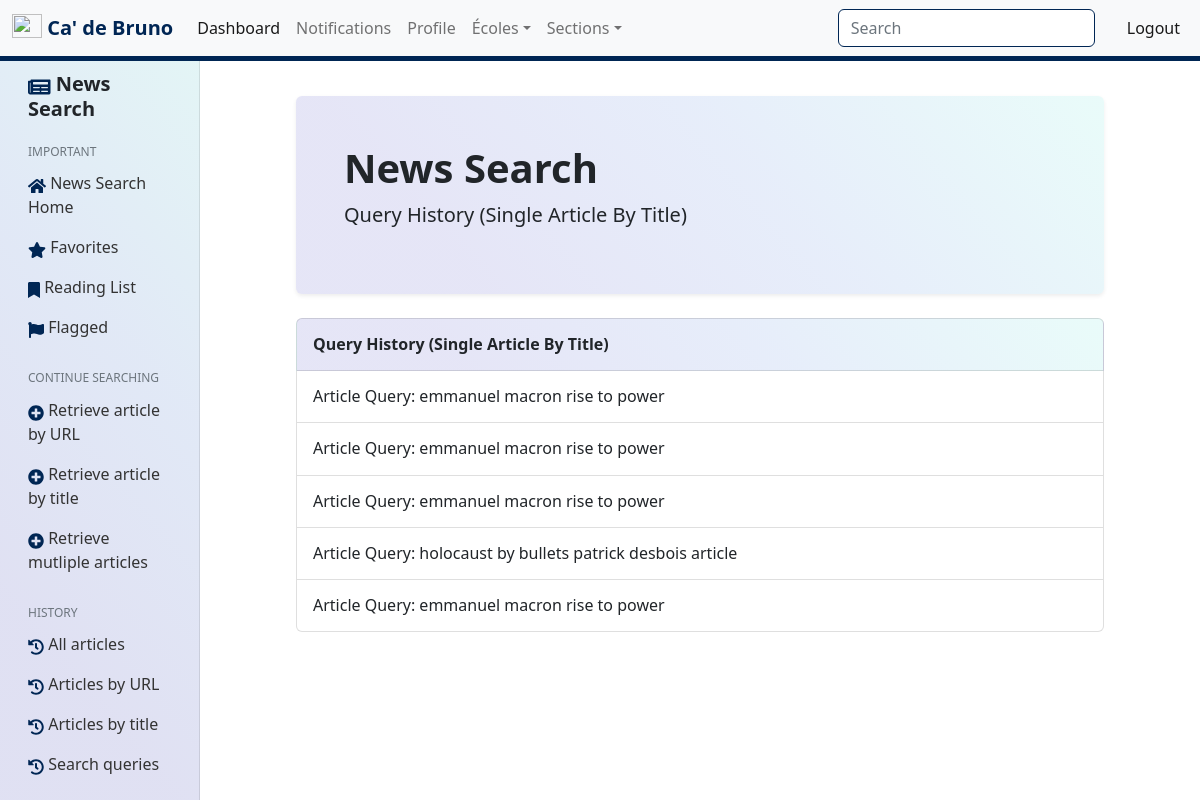
The page /news/bml74/article/title/ (signed in) on the database its author committed.
### news/models.py (models this page shows, shortened)
class ArticleByTitle(models.Model):
    query = models.CharField(max_length=255) # NOT IN ArticleByURL
    other_source = models.CharField(max_length=100, default="", blank=True) # NOT IN ArticleByURL
    URL = models.URLField(default=SET_DEFAULT_FIELD()) # Also in ArticleByURL
    title = models.CharField(default=SET_DEFAULT_FIELD(), max_length=255) # Also in ArticleByURL
    article_source = models.CharField(default=SET_DEFAULT_FIELD(), max_length=255) # Also in ArticleByURL
    page_title = models.CharField(default=SET_DEFAULT_FIELD(), max_length=255) # Also in ArticleByURL
    article_description = models.TextField(default=SET_DEFAULT_FIELD()) # Also in ArticleByURL
    domain_source = models.CharField(max_length=255, default=SET_DEFAULT_FIELD()) # Also in ArticleByURL
    domain_full = models.CharField(max_length=255, default=SET_DEFAULT_FIELD()) # Also in ArticleByURL
    text = models.TextField(default=SET_DEFAULT_FIELD()) # Also in ArticleByURL
    date_searched = models.DateTimeField(auto_now_add=True) # Also in ArticleByURL
    article_published_date = models.CharField(blank=True, max_length=255)  # Also in ArticleByURL
    article_author = models.CharField(blank=True, max_length=255)  # Also in ArticleByURL
    google_url = models.CharField(max_length=1023, default="") # NOT IN ArticleByURL
    article_searched_by = models.CharField(default="title", max_length=15) # Also in ArticleByURL
    searcher = models.ForeignKey(User, on_delete=models.CASCADE) # Also in ArticleByURL
    source = models.ForeignKey(Source, on_delete=models.SET_NULL, null=True, blank=True)
    article_by_title_stars = models.ManyToManyField( # Also in ArticleByURL
        User,
        related_name="article_by_title_stars",
        default=None,
        blank=True
    )
    article_by_title_bookmarks = models.ManyToManyField(  # Also in ArticleByURL
        User,
        related_name="article_by_title_bookmarks",
        default=None,
        blank=True
    )
    article_by_title_flags = models.ManyToManyField(  # Also in ArticleByURL
        User,
        related_name="article_by_title_flags",
        default=None,
        blank=True
    )

### news/views.py (the view)
# urls.py: path('<str:username>/article/title/', views.ArticleByTitleListView.as_view(), name='news-article-user-search-list-by-title'),
class ArticleByTitleListView(LoginRequiredMixin, UserPassesTestMixin, ListView): # ListView
    model = ArticleByTitle
    template_name = 'news/article_history.html'
    context_object_name = 'items'
    ordering = ['-date_searched']
    def get_queryset(self):
        user = get_object_or_404(User, username=self.kwargs.get('username'))
        return ArticleByTitle.objects.filter(searcher=user).order_by('-date_searched')
    def test_func(self):
        if not self.request.user.groups.filter(name='News Search').exists():
            return False
        searcher = get_object_or_404(User, username=self.kwargs.get('username'))
        articles_by_url = ArticleByTitle.objects.filter(searcher=searcher)
        print(f"Searcher: {searcher.username}")
        print(f"User: {self.request.user.username}")
        if len(articles_by_url) > 0:
            if str(articles_by_url[0].searcher) == str(self.request.user.username):
                return True
        elif len(articles_by_url) == 0:
            return False
        else:
            return False
    def get_context_data(self, **kwargs):
        context = super(ArticleByTitleListView, self).get_context_data(**kwargs)
        context.update({'search_article_by': "single_article"})
        return context

### malagosto/templatetags/auth_extras.py (called while the page is built)
@register.filter(name='has_group')
def has_group(user, group_name):
    group = Group.objects.get(name=group_name)
    return True if group in user.groups.all() else False

### templates/news/article_history.html (shortened to what this page needs)
{% extends 'news/base.html' %}
{% load static %}
{% load humanize %}
{% block main_content_container %}
                <div class="row mb-4">
                    <div class="col-lg-12">
                        <div class="bg-lin-grad rounded shadow-sm p-5 rounded">
                            <h1 class="fw-bold">News Search</h1>
                            {% if search_article_by == "url" %}
                                <p class="lead">Query History (Single Article By URL)</p>
                            {% elif search_article_by == "single_article" %}
                                <p class="lead">Query History (Single Article By Title)</p>
                            {% elif search_article_by == "multiple_articles" %}
                                <p class="lead">Query History (Multiple Articles By Title)</p>
                            {% else %}
                                My Search History
                            {% endif %}
                        </div>
                    </div>
                </div>
                <div class="row mb-4">
                    <div class="col-lg-12">
                        <div class="list-group w-auto">
                            <div class="list-group-item list-group-item-action d-flex gap-3 py-3 w-100 bg-lin-grad" aria-current="true">
                                <div class="d-flex gap-2 w-100 justify-content-between">
                                  <div>
                                    <h6 class="mb-0 fw-bold">
                                        {% if search_article_by == "url" %}
                                            Query History (Single Article By URL)
                                        {% elif search_article_by == "single_article" %}
                                            Query History (Single Article By Title)
                                        {% elif search_article_by == "multiple_articles" %}
                                            Query History (Multiple Articles By Title)
                                        {% else %}
                                            My Search History
                                        {% endif %}
                                    </h6>
                                  </div>
                                </div>
                            </div>
                            {% for article in items %}
                                    {% if article.URL and not article.query %}
                                            <a href="{% url 'news-article-detail-by-url' article.id %}" class="list-group-item list-group-item-action d-flex gap-3 py-3 w-100" aria-current="true">
                                                <div class="d-flex gap-2 w-100 justify-content-between">
                                                    <div>
                                                    <h6 class="mb-0">URL Query: {{ article.URL }}</h6>
                                                    </div>
                                                </div>
                                            </a>
                                    {% elif article.query and article.URL %}
                                            <a href="{% url 'news-article-detail-by-title' article.id %}" class="list-group-item list-group-item-action d-flex gap-3 py-3 w-100" aria-current="true">
                                                <div class="d-flex gap-2 w-100 justify-content-between">
                                                    <div>
                                                    <h6 class="mb-0">Article Query: {{ article.query }}</h6>
                                                    </div>
                                                </div>
                                            </a>
                                    {% endif %}
                            {% endfor %}
                        </div>
                    </div>
                </div>
{% endblock main_content_container %}

### templates/base/base.html (style rules this page uses)
.bg-lin-grad { background: linear-gradient(49.21deg, rgba(127, 127, 213, 0.2) 19.87%, rgba(134, 168, 231, 0.2) 58.46%, rgba(145, 234, 228, 0.2) 97.05%); }
html, body { overflow-x: hidden; }
body { padding-top: 56px; }

### rows shown on the page
ArticleByTitle: query "emmanuel macron rise to power"
ArticleByTitle: query "emmanuel macron rise to power"
ArticleByTitle: query "emmanuel macron rise to power"
ArticleByTitle: query "holocaust by bullets patrick desbois article"
ArticleByTitle: query "emmanuel macron rise to power"
